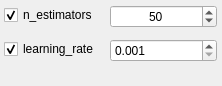
                     <widget class="QWidget" name="page_ab_fit">
                      <property name="geometry">
                       <rect>
                        <x>0</x>
                        <y>0</y>
                        <width>222</width>
                        <height>86</height>
                       </rect>
                      </property>
                      <attribute name="label">
                       <string>AdaBoost HyperParameters</string>
                      </attribute>
                      <layout class="QVBoxLayout" name="verticalLayout_43">
                       <property name="spacing">
                        <number>0</number>
                       </property>
                       <property name="leftMargin">
                        <number>0</number>
                       </property>
                       <property name="topMargin">
                        <number>0</number>
                       </property>
                       <property name="rightMargin">
                        <number>0</number>
                       </property>
                       <property name="bottomMargin">
                        <number>0</number>
                       </property>
                       <item>
                        <layout class="QFormLayout" name="formLayout_3">
                         <property name="horizontalSpacing">
                          <number>11</number>
                         </property>
                         <property name="verticalSpacing">
                          <number>11</number>
                         </property>
                         <property name="leftMargin">
                          <number>4</number>
                         </property>
                         <property name="topMargin">
                          <number>5</number>
                         </property>
                         <property name="rightMargin">
                          <number>5</number>
                         </property>
                         <property name="bottomMargin">
                          <number>4</number>
                         </property>
                         <item row="0" column="0">
                          <widget class="CheckBox" name="ab_n_estimators_checkBox">
                           <property name="text">
                            <string>n_estimators</string>
                           </property>
                           <property name="checked">
                            <bool>true</bool>
                           </property>
                          </widget>
                         </item>
                         <item row="0" column="1">
                          <widget class="SpinBox" name="ab_n_estimators_spinBox">
                           <property name="alignment">
                            <set>Qt::AlignCenter</set>
                           </property>
                           <property name="minimum">
                            <number>1</number>
                           </property>
                           <property name="maximum">
                            <number>1000</number>
                           </property>
                           <property name="value">
                            <number>50</number>
                           </property>
                          </widget>
                         </item>
                         <item row="1" column="0">
                          <widget class="CheckBox" name="ab_learning_rate_checkBox">
                           <property name="text">
                            <string>learning_rate</string>
                           </property>
                           <property name="checked">
                            <bool>true</bool>
                           </property>
                          </widget>
                         </item>
                         <item row="1" column="1">
                          <widget class="DoubleSpinBox" name="ab_learning_rate_doubleSpinBox">
                           <property name="decimals">
                            <number>3</number>
                           </property>
                           <property name="minimum">
                            <double>0.001000000000000</double>
                           </property>
                           <property name="maximum">
                            <double>100000.000000000000000</double>
                           </property>
                          </widget>
                         </item>
                        </layout>
                       </item>
                      </layout>
                     </widget>
